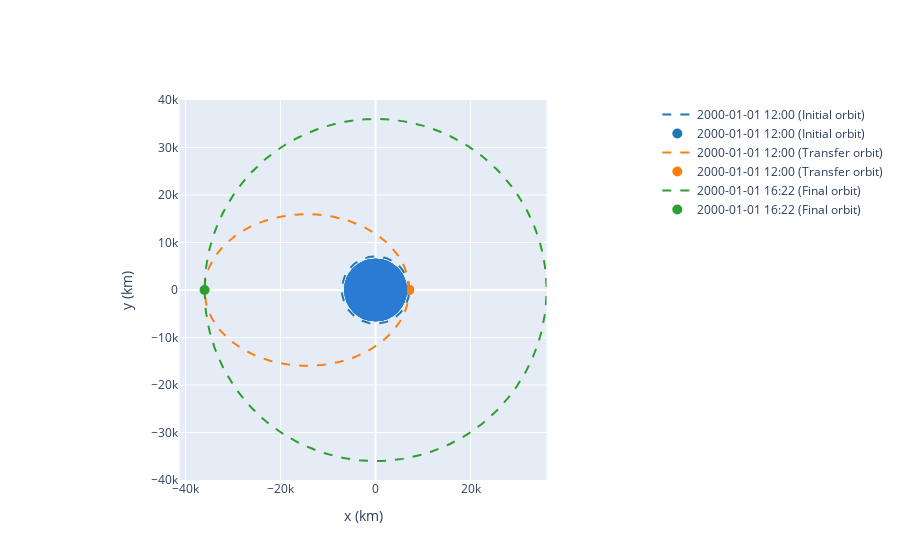

This figure's notebook cell:
### Markdown cell above
## More advanced plotting: OrbitPlotter objects

We previously saw the poliastro.plotting.plot() function to easily plot orbits. Now we’d like to plot several orbits in one graph (for example, the maneuver we computed in the previous section). For this purpose, we have OrbitPlotter objects in the plotting module.

These objects hold the perifocal plane of the first Orbit we plot in them, projecting any further trajectories on this plane. This allows to easily visualize in two dimensions:

### Code cell
from poliastro.plotting import OrbitPlotter2D

op = OrbitPlotter2D()
ss_a, ss_f = ss_i.apply_maneuver(hoh, intermediate=True)
op.plot(ss_i, label="Initial orbit")
op.plot(ss_a, label="Transfer orbit")
op.plot(ss_f, label="Final orbit")

### Figure 1 — Plotly figure (JSON) as saved in the notebook; plotly's stock layout.template omitted (floating-point values rounded to 4 significant figures; data arrays with more than 128 entries replaced by an {"elided": "..."} marker saying what was removed)
{"data": [{"hoverinfo": "none", "line": {"color": "rgb(31, 119, 180)", "dash": "dash", "width": 2}, "mode": "lines", "name": "2000-01-01 12:00 (Initial orbit)", "type": "scatter", "x": {"elided": "150 float values"}, "y": {"elided": "150 float values"}}, {"marker": {"color": "rgb(31, 119, 180)", "size": 10}, "mode": "markers", "name": "2000-01-01 12:00 (Initial orbit)", "type": "scatter", "x": [7078.0], "y": [0]}, {"hoverinfo": "none", "line": {"color": "rgb(255, 127, 14)", "dash": "dash", "width": 2}, "mode": "lines", "name": "2000-01-01 12:00 (Transfer orbit)", "type": "scatter", "x": {"elided": "150 float values"}, "y": {"elided": "150 float values"}}, {"marker": {"color": "rgb(255, 127, 14)", "size": 10}, "mode": "markers", "name": "2000-01-01 12:00 (Transfer orbit)", "type": "scatter", "x": [7078.0], "y": [0]}, {"hoverinfo": "none", "line": {"color": "rgb(44, 160, 44)", "dash": "dash", "width": 2}, "mode": "lines", "name": "2000-01-01 16:22 (Final orbit)", "type": "scatter", "x": {"elided": "150 float values"}, "y": {"elided": "150 float values"}}, {"marker": {"color": "rgb(44, 160, 44)", "size": 10}, "mode": "markers", "name": "2000-01-01 16:22 (Final orbit)", "type": "scatter", "x": [-36000.0], "y": [5.237e-11]}], "layout": {"autosize": true, "shapes": [{"fillcolor": "#2a7bd1", "line": {"color": "#2a7bd1"}, "opacity": 1, "type": "circle", "x0": -6378.0, "x1": 6378.0, "xref": "x", "y0": -6378.0, "y1": 6378.0, "yref": "y"}, {"fillcolor": "#2a7bd1", "line": {"color": "#2a7bd1"}, "opacity": 1, "type": "circle", "x0": -6378.0, "x1": 6378.0, "xref": "x", "y0": -6378.0, "y1": 6378.0, "yref": "y"}, {"fillcolor": "#2a7bd1", "line": {"color": "#2a7bd1"}, "opacity": 1, "type": "circle", "x0": -6378.0, "x1": 6378.0, "xref": "x", "y0": -6378.0, "y1": 6378.0, "yref": "y"}, {"fillcolor": "#2a7bd1", "line": {"color": "#2a7bd1"}, "opacity": 1, "type": "circle", "x0": -6378.0, "x1": 6378.0, "xref": "x", "y0": -6378.0, "y1": 6378.0, "yref": "y"}, {"fillcolor": "#2a7bd1", "line": {"color": "#2a7bd1"}, "opacity": 1, "type": "circle", "x0": -6378.0, "x1": 6378.0, "xref": "x", "y0": -6378.0, "y1": 6378.0, "yref": "y"}, {"fillcolor": "#2a7bd1", "line": {"color": "#2a7bd1"}, "opacity": 1, "type": "circle", "x0": -6378.0, "x1": 6378.0, "xref": "x", "y0": -6378.0, "y1": 6378.0, "yref": "y"}], "xaxis": {"constrain": "domain", "title": {"text": "x (km)"}}, "yaxis": {"scaleanchor": "x", "title": {"text": "y (km)"}}}}
